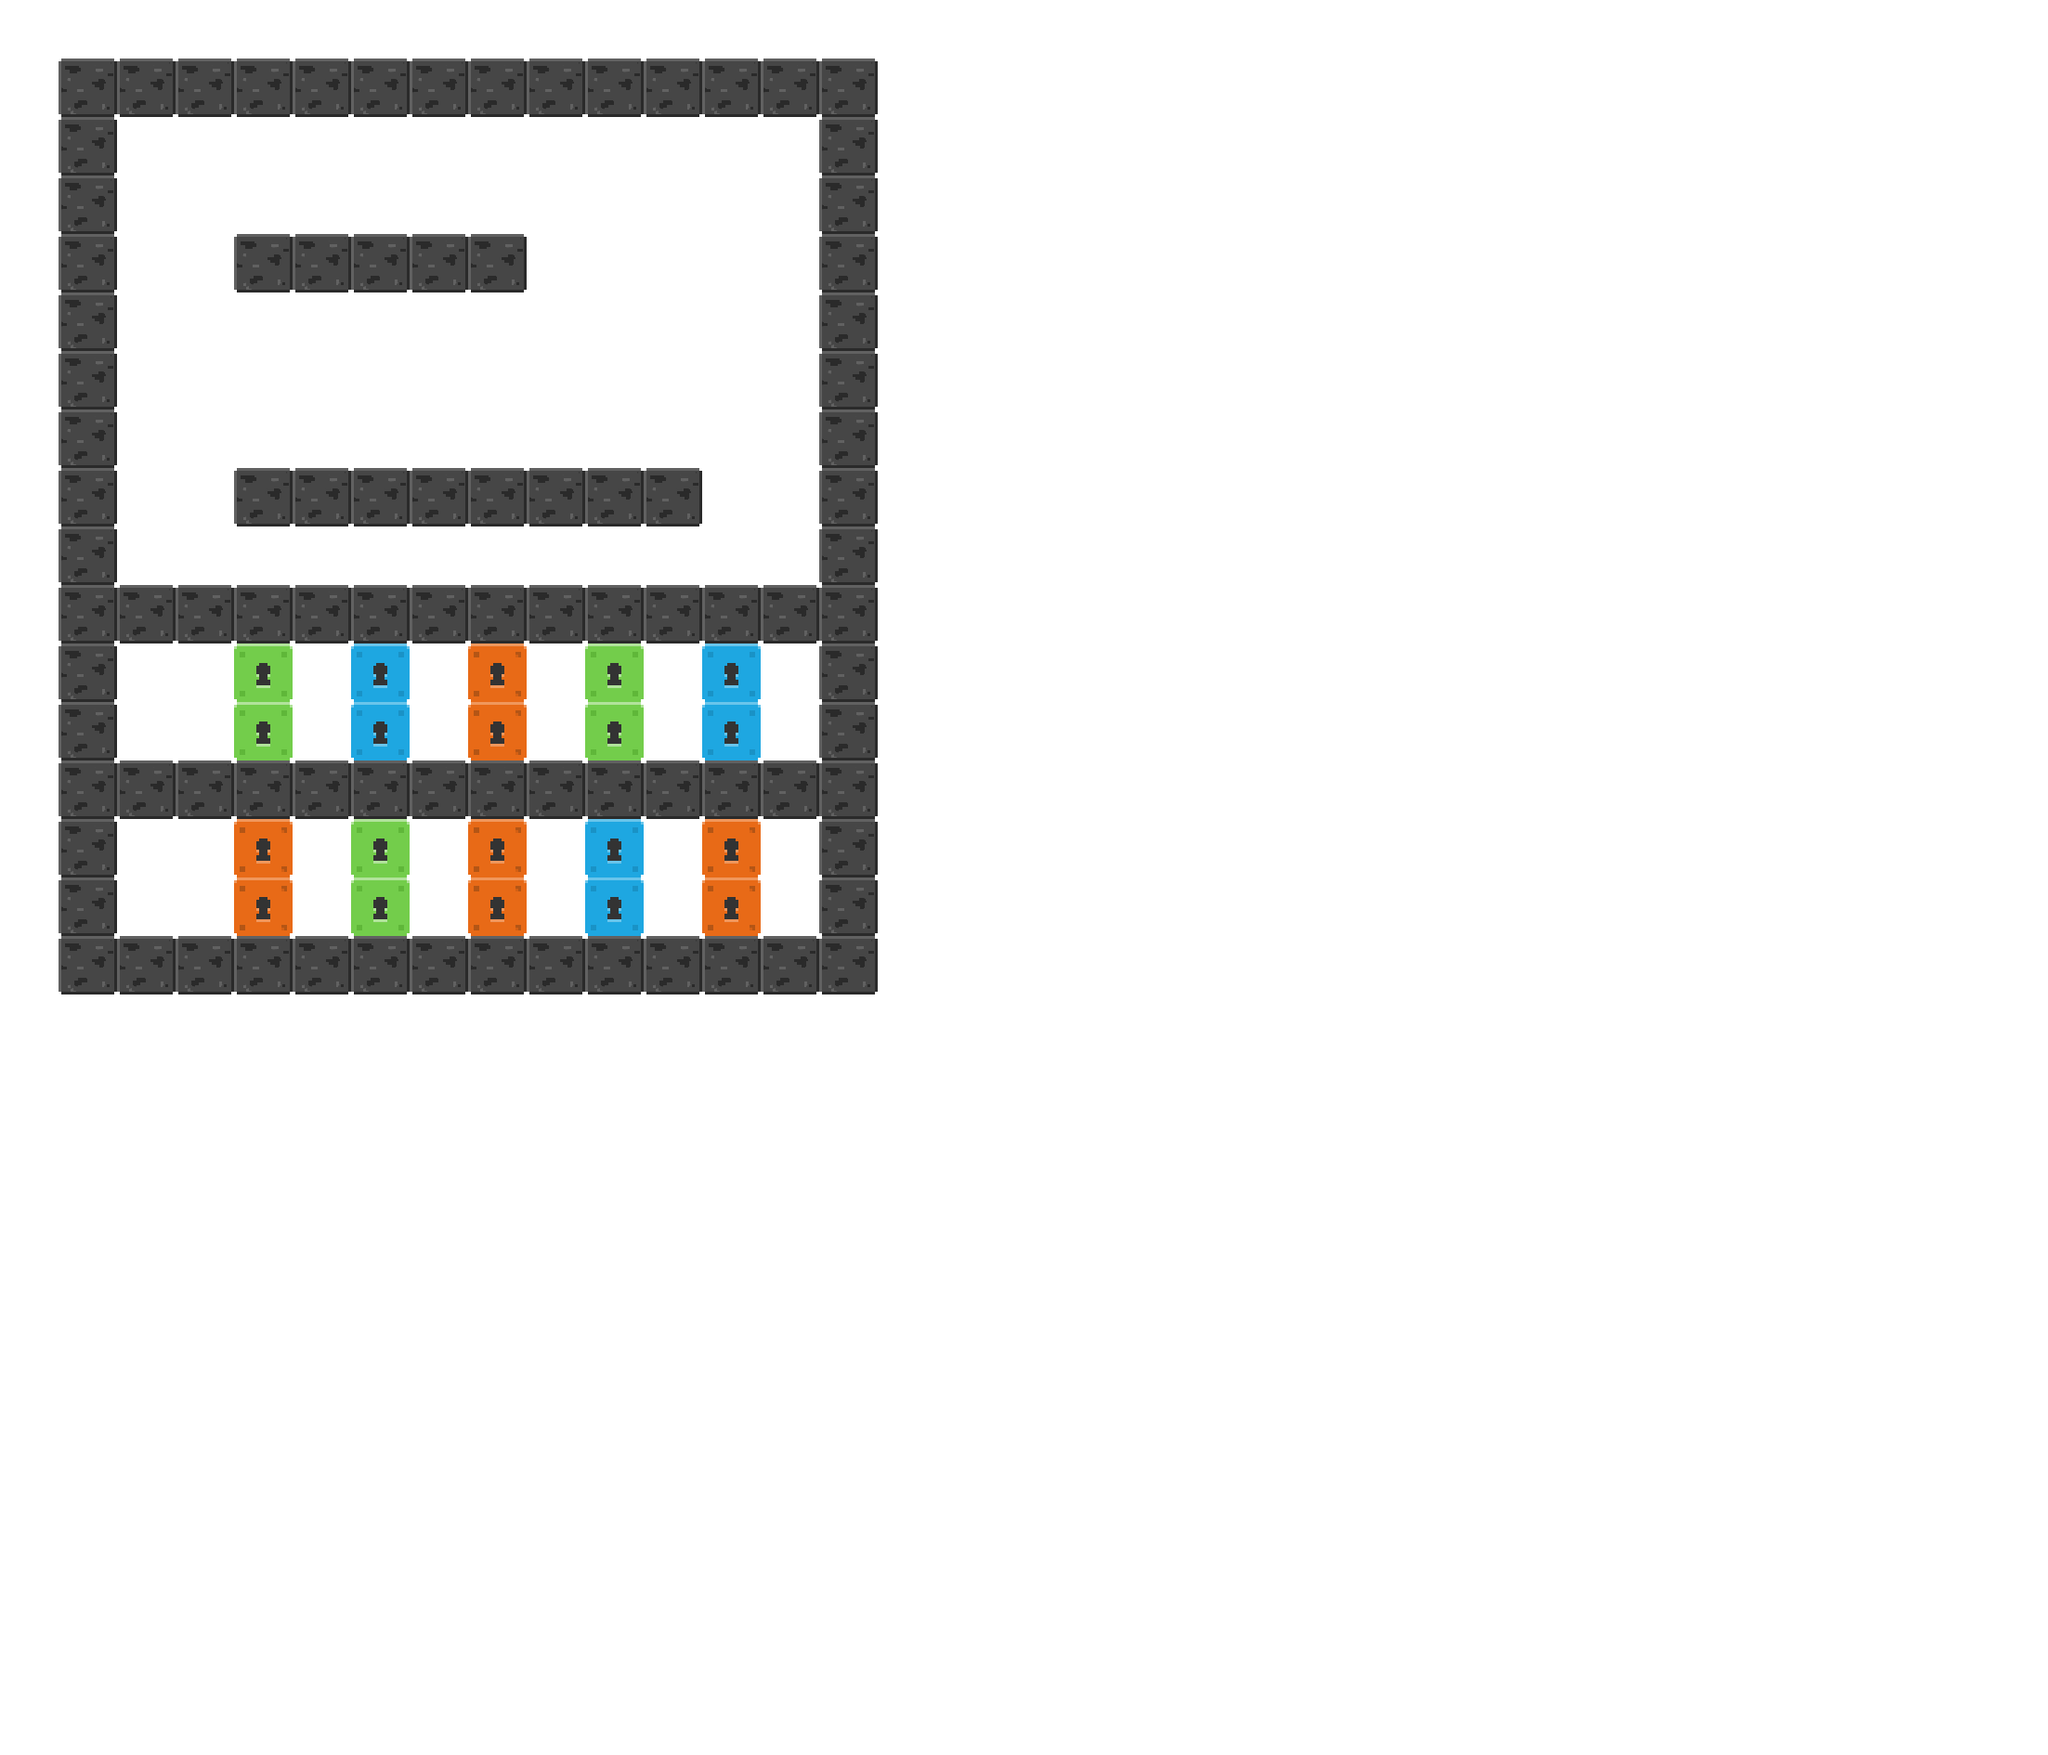

This is a level from a 2D game, rendered from its Tiled map with the project's own tilesets. A one-line summary and the map file follow, with tile-layer data summarised:
An orthogonal 35x30 tile map with 63x63 px tiles, 1 tile layer (World) and 18 objects (8x ladder, 3x spawn, 3x exit, 3x button, crate).

<map version="1.2" tiledversion="1.3.4" orientation="orthogonal" renderorder="right-down" width="35" height="30" tilewidth="63" tileheight="63" infinite="0" backgroundcolor="#ffffff" nextlayerid="8" nextobjectid="119">
 <editorsettings>
  <export target="map6.json" format="json" />
 </editorsettings>
 <tileset firstgid="1" name="tilemap" tilewidth="63" tileheight="63" tilecount="900" columns="30">
  <image source="../images/tilemap.png" width="1890" height="1890" />
 </tileset>
 <objectgroup id="7" name="Objects">
  <object id="53" name="red" type="spawn" x="315" y="204.75">
   <point />
  </object>
  <object id="54" name="green" type="spawn" x="204.75" y="756">
   <point />
  </object>
  <object id="55" name="blue" type="spawn" x="189" y="960.75">
   <point />
  </object>
  <object id="100" type="exit" gid="169" x="126" y="630" width="63" height="63" />
  <object id="101" type="exit" gid="169" x="819" y="1008" width="63" height="63" />
  <object id="102" type="exit" gid="169" x="819" y="819" width="63" height="63" />
  <object id="103" type="button" gid="105" x="441" y="252" width="63" height="63" />
  <object id="105" type="button" gid="106" x="345" y="504" width="63" height="63" />
  <object id="108" type="ladder" gid="103" x="189" y="189" width="63" height="63" />
  <object id="109" type="ladder" gid="103" x="189" y="252" width="63" height="63" />
  <object id="110" type="ladder" gid="103" x="189" y="315" width="63" height="63" />
  <object id="111" type="ladder" gid="103" x="189" y="378" width="63" height="63" />
  <object id="112" type="ladder" gid="103" x="189" y="441" width="63" height="63" />
  <object id="113" type="ladder" gid="103" x="189" y="504" width="63" height="63" />
  <object id="114" type="ladder" gid="103" x="189" y="567" width="63" height="63" />
  <object id="115" type="ladder" gid="103" x="189" y="630" width="63" height="63" />
  <object id="116" type="button" gid="76" x="630" y="504" width="63" height="63" />
  <object id="118" type="crate" gid="192" x="362.25" y="252" width="63" height="63" />
 </objectgroup>
 <layer id="1" name="World" width="35" height="30">
  <data>[1050 cells, 113 non-empty, 4 distinct tile ids]</data>
 </layer>
</map>
